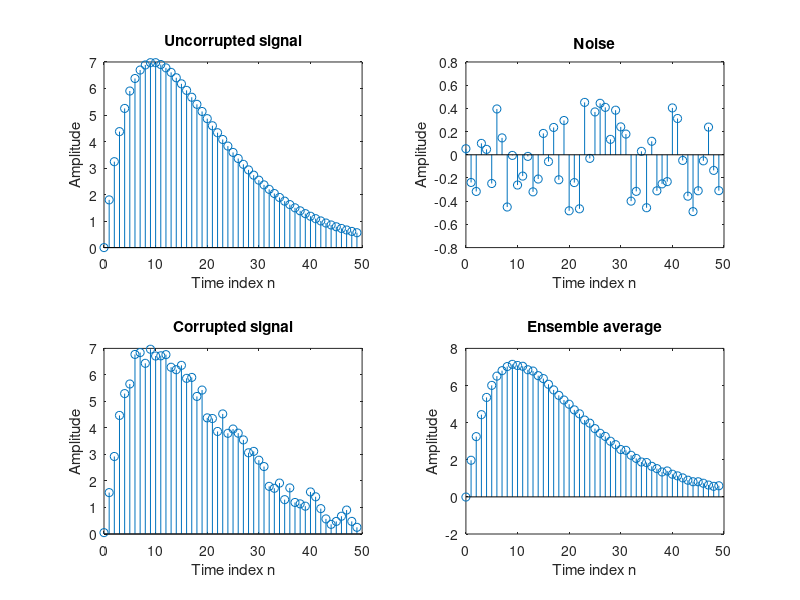

Reproduce this figure in MATLAB.
% Example 2_1
% Illustration of Ensemble Averaging
% Generage Function: s[n]=2[n(0.9)^n]
% Noise: rand() range from +0.5 to -0.5
Num = 50;
m = 0:Num-1;
s = 2*m.*(0.9.^m); % Generate the uncorrupted signal
subplot(2,2,1);
stem(m,s);
xlabel('Time index n');ylabel('Amplitude'); title('Uncorrupted signal');
d = rand(Num,1)-0.5; % Generate the random noise
subplot(2,2,2);
stem(m,d);
xlabel('Time index n');ylabel('Amplitude'); title('Noise');
x1 = s+d';
subplot(2,2,3);
stem(m,x1);
xlabel('Time index n');ylabel('Amplitude'); title('Corrupted signal');
%tsmovavg
for n = 1:50;
    d = rand(Num,1)-0.5;
    x = s + d';
    x1 = x1 + x;
end
x1 = x1/50;
subplot(2,2,4);
stem(m,x1);
xlabel('Time index n');ylabel('Amplitude'); title('Ensemble average');